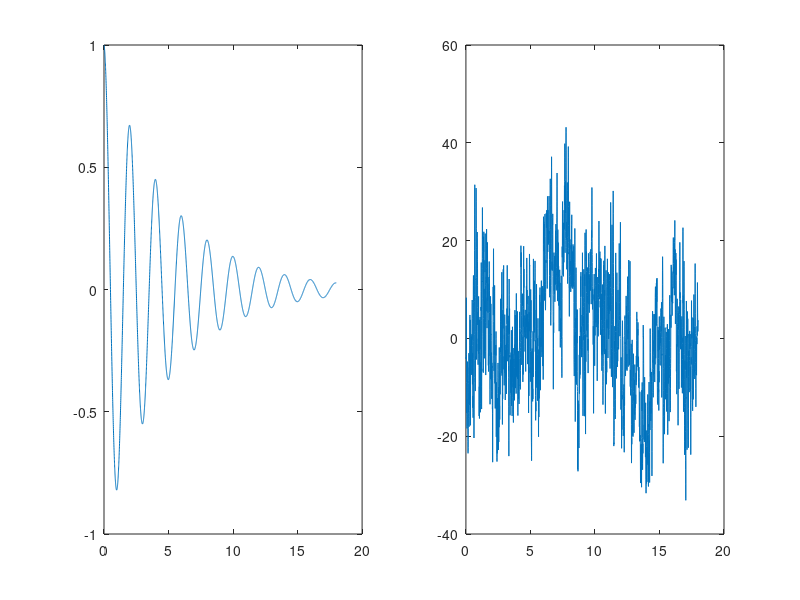

Write MATLAB code to recreate this figure. (Note: this script raises an error after producing the figure.)
load('eegclose.mat');

channel = 17;
p = 60;

close_raw = eegclose(:, channel)';

fs = 250;
N = length(close_raw);
t = (1 : N) / fs;

sn = exp(-0.2*t) .* cos(pi*t);
xn = sn + close_raw;

figure;
subplot(1,2,1);
plot(t, sn);
subplot(1,2,2);
plot(t, xn);

sn_wiener = wienerFilter(sn, xn, 0, fs);

[a, err] = my_yw(close_raw, p);

yn = filter(a, 1, xn);
zn = filter(a, 1, sn);
zn_hat = wienerFilter(zn, yn, 0, fs);
sn_hat = filter(1, a, zn_hat);

figure(2);
subplot(1,2,1);
plot(t, sn_wiener);
title('wiener');
subplot(1,2,2);
plot(t, sn_hat);
title('ar + wiener');
